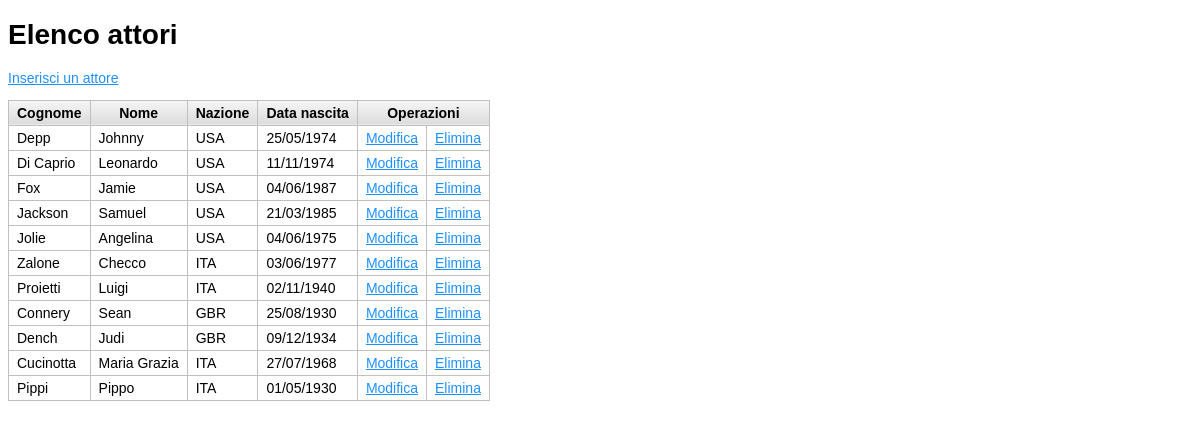
The page /elenco-attori.php on the database its author committed.
### tables this page shows
CREATE TABLE IF NOT EXISTS `attori` (
  `idA` int(11) NOT NULL AUTO_INCREMENT,
  `cognome` varchar(50) NOT NULL,
  `nome` varchar(50) NOT NULL,
  `dataNas` date NOT NULL,
  `nazione` varchar(3) NOT NULL DEFAULT '',
  PRIMARY KEY (`idA`)
);

### elenco-attori.php (the view, shortened to what this page needs)
<?php
require_once 'connessione.php';
$query = "SELECT * FROM attori";
$comando = $dbconn->prepare($query);
$esegui = $comando->execute();
?>
<!DOCTYPE html>
<html lang="it">
<head>
    <link rel="stylesheet" href="style.css" />
</head>
<body>
    <div class="contenitore">
        <h1>Elenco attori</h1>
        <p><a href="inserimento-attore.php">Inserisci un attore</a></p>
        <table class="tabella-dati">
            <thead>
                <tr>
                    <th>Cognome</th>
                    <th>Nome</th>
                    <th>Nazione</th>
                    <th>Data nascita</th>
                    <th colspan="2">Operazioni</th>
                </tr>
            </thead>
            <tbody>
                <?php while ($riga = $comando->fetch()) { ?>
                    <tr>
                        <td><?php echo $riga['cognome']; ?></td>
                        <td><?php echo $riga['nome']; ?></td>
                        <td><?php echo $riga['nazione']; ?></td>
                        <td><?php echo date_format(date_create($riga['dataNas']), 'd/m/Y'); ?></td>
                        <td>
                            <a href="modifica-attore.php?idr=<?php echo $riga['ida']; ?>">Modifica</a>
                        </td>
                        <td>
                            <a href="elimina-attore.php?idr=<?php echo $riga['ida']; ?>">Elimina</a>
                        </td>
                    </tr>
                <?php } ?>
            </tbody>
        </table>
    </div>
</body>
</html>

### style.css (style rules this page uses)
body { font-family: Arial, Helvetica, sans-serif; font-size: 14px; }
a:link { color: dodgerblue; }
.contenitore { max-width: 1200px; margin-left: auto; margin-right: auto; }
.tabella-dati { border-collapse: collapse; border: 1px solid silver; }
.tabella-dati td, .tabella-dati th { border: 1px solid silver; padding: 4px 8px; }
.tabella-dati thead th { background-image: linear-gradient(whitesmoke, gainsboro); }

### rows shown on the page
attori: cognome "Depp", nome "Johnny", nazione "USA", dataNas "25/05/1974"
attori: cognome "Di Caprio", nome "Leonardo", nazione "USA", dataNas "11/11/1974"
attori: cognome "Fox", nome "Jamie", nazione "USA", dataNas "04/06/1987"
attori: cognome "Jackson", nome "Samuel", nazione "USA", dataNas "21/03/1985"
attori: cognome "Jolie", nome "Angelina", nazione "USA", dataNas "04/06/1975"
attori: cognome "Zalone", nome "Checco", nazione "ITA", dataNas "03/06/1977"
attori: cognome "Proietti", nome "Luigi", nazione "ITA", dataNas "02/11/1940"
attori: cognome "Connery", nome "Sean", nazione "GBR", dataNas "25/08/1930"
attori: cognome "Dench", nome "Judi", nazione "GBR", dataNas "09/12/1934"
attori: cognome "Cucinotta", nome "Maria Grazia", nazione "ITA", dataNas "27/07/1968"
attori: cognome "Pippi", nome "Pippo", nazione "ITA", dataNas "01/05/1930"
